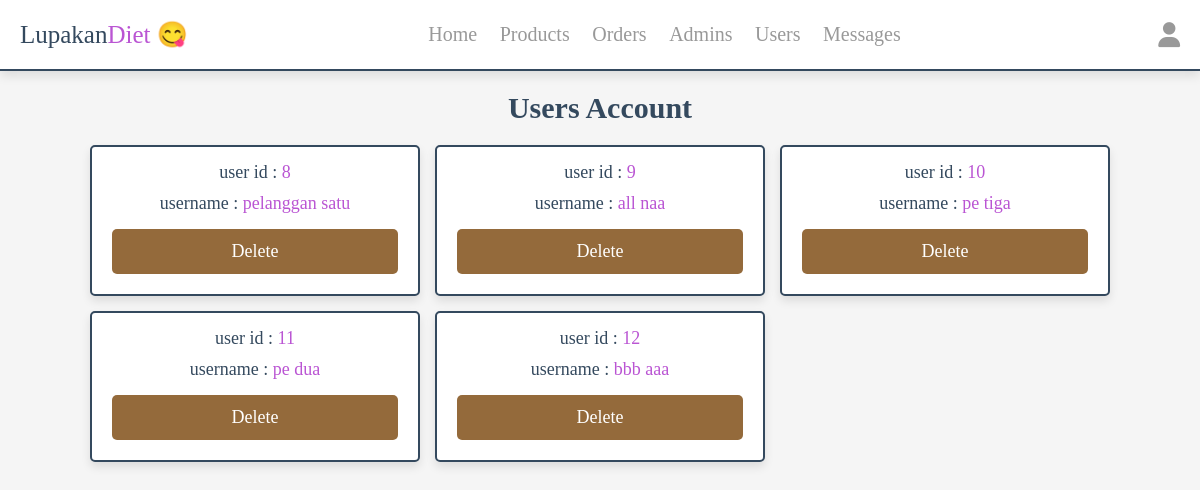
/admin/users_accounts.php (signed in), run on the app's committed database.
### tables this page shows
CREATE TABLE `users` (
  `id` int(100) NOT NULL,
  `first_name` varchar(20) NOT NULL,
  `last_name` varchar(20) NOT NULL,
  `gender` enum('Male','Female') NOT NULL,
  `date_of_birth` date NOT NULL DEFAULT '1970-01-01',
  `email` varchar(50) NOT NULL,
  `number` varchar(10) NOT NULL,
  `password` varchar(50) NOT NULL,
  `address` varchar(500) DEFAULT NULL
);

### admin/users_accounts.php (the view, shortened to what this page needs)
<?php
include '../components/connect.php';
?>
<!DOCTYPE html>
<html lang="en">
<head>
   <link rel="stylesheet" href="https://cdnjs.cloudflare.com/ajax/libs/font-awesome/6.1.1/css/all.min.css">
   <link rel="stylesheet" href="../css/admin_style.css">
</head>
<body>
<?php include '../components/admin_header.php' ?>
<section class="accounts">
   <h1 class="heading">users account</h1>
   <div class="box-container">
   <?php
      $select_account = $conn->prepare("SELECT * FROM `users`");
      $select_account->execute();
      if($select_account->rowCount() > 0){
         while($fetch_accounts = $select_account->fetch(PDO::FETCH_ASSOC)){
   ?>
   <div class="box">
      <p> user id : <span><?= $fetch_accounts['id']; ?></span> </p>
      <p> username : <span><?= $fetch_accounts['first_name']; ?><?php echo ' '; ?><?= $fetch_accounts['last_name']; ?></span> </p>
      <a href="users_accounts.php?delete=<?= $fetch_accounts['id']; ?>" class="delete-btn" onclick="return confirm('delete this account?');">delete</a>
   </div>
   <?php
      }
   }else{
      echo '<p class="empty">no accounts available</p>';
   }
   ?>
   </div>
</section>
</body>
</html>

### css/admin_style.css (style rules this page uses)
:root { --main-color:#BA55D3; --red: #946a3b; --orange: #d39755; --black:#34495e; --white:#fff; --light-bg:#f5f5f5; --light-color:#999; --border:.2rem solid var(--black); --box-shadow:0 .5rem 1rem rgba(0,0,0,.1); }
* { font-family: Candara; margin:0; padding:0; box-sizing: border-box; text-decoration: none; outline: none; border:none; }
html { font-size: 62.5%; overflow-x: hidden; }
body { background-color: var(--light-bg); }
section { max-width: 1200px; margin:0 auto; padding:2rem; }
.btn, .delete-btn, .option-btn { display: block; margin-top: 1rem; border-radius: .5rem; cursor: pointer; width: 100%; font-size: 1.8rem; color:var(--white); padding:1.2rem 3rem; text-transform: capitalize; text-align: center; }
.delete-btn { background-color: var(--red); }
.heading { text-align: center; margin-bottom: 2rem; text-transform: capitalize; color:var(--black); font-size: 3rem; }
.accounts .box-container { display: grid; grid-template-columns: repeat(auto-fit, 33rem); gap:1.5rem; justify-content: center; align-items: flex-start; }
.accounts .box-container .box { background-color: var(--white); border-radius: .5rem; box-shadow: var(--box-shadow); border:var(--border); padding:2rem; padding-top: 1rem; text-align: center; }
.accounts .box-container .box p { padding: .5rem 0; font-size: 1.8rem; color:var(--black); }
.accounts .box-container .box p span { color:var(--main-color); }

### data on the page
users: id "8", first_name "pelanggan", last_name "satu"
users: id "9", first_name "all", last_name "naa"
users: id "10", first_name "pe", last_name "tiga"
users: id "11", first_name "pe", last_name "dua"
users: id "12", first_name "bbb", last_name "aaa"
